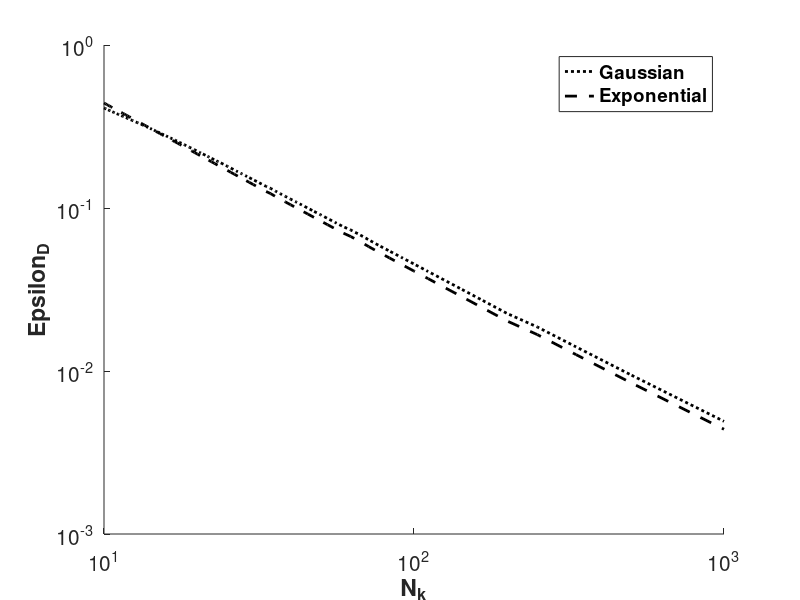

Source code (MATLAB):
clc
clear all
close all

xMax = 10;
deltaX_ref = 0.001;
x_ref = 0:deltaX_ref:xMax;
R_theoretical_1 = exp(-(x_ref).^2);
R_theoretical_2 = exp(-(x_ref));

deltaX_sample=1:-0.01:deltaX_ref;
epsilonD = zeros(numel(deltaX_sample),2);

for i=1:numel(deltaX_sample)
    x_sample = floor(x_ref/deltaX_sample(i))*deltaX_sample(i);
    
    %Gaussian
    R_sample = exp(-(x_sample).^2);
    bias = R_theoretical_1 - R_sample;
    epsilonD(i,1) = sqrt((sum(abs(bias).^2))*deltaX_ref);
    
    %Exponential
    R_sample = exp(-(x_sample));
    bias = R_theoretical_2 - R_sample;
    epsilonD(i,2) = sqrt((sum(abs(bias).^2))*deltaX_ref);
end

hold on
hold all

kMax = 2*pi./deltaX_sample;
deltaK = 2*pi/xMax;
n_K = kMax./deltaK;
plot(n_K, epsilonD(:,1),'k:','LineWidth', 2);
plot(n_K, epsilonD(:,2),'k--','LineWidth', 2);
legend({'Gaussian','Exponential'},'FontSize',20,'FontWeight','bold')
xlabel('N_k', 'FontSize', 20,'FontWeight','bold');
ylabel('Epsilon_D', 'FontSize', 20,'FontWeight','bold')
set(gca,'xscale','log', 'yscale','log', 'FontSize',15)
hold off